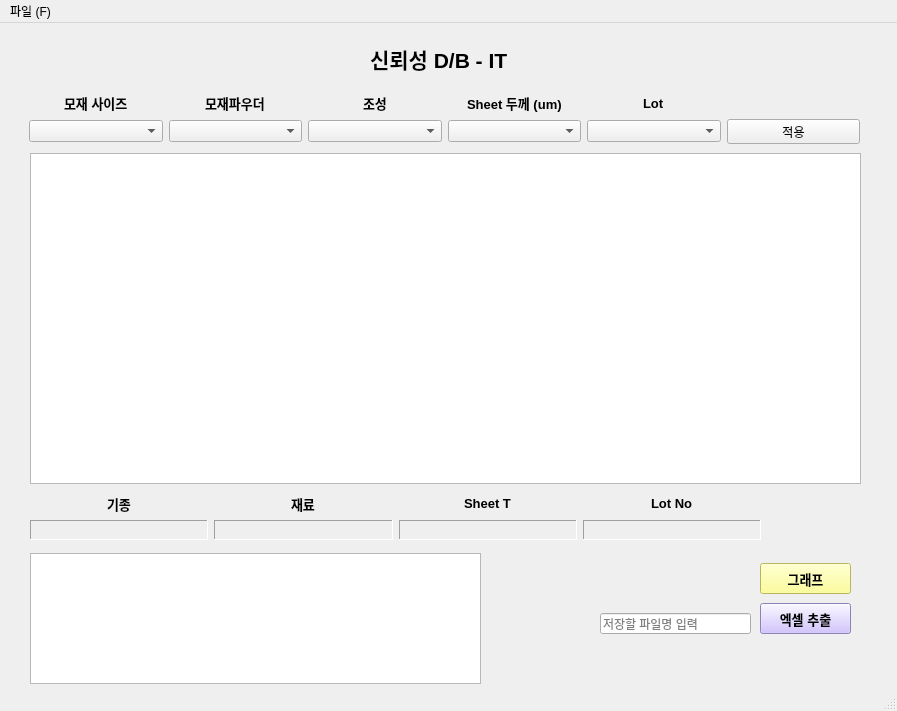
<?xml version="1.0" encoding="UTF-8"?>
<ui version="4.0">
 <class>MainWindow</class>
 <widget class="QMainWindow" name="MainWindow">
  <property name="geometry">
   <rect>
    <x>0</x>
    <y>0</y>
    <width>897</width>
    <height>711</height>
   </rect>
  </property>
  <property name="minimumSize">
   <size>
    <width>897</width>
    <height>711</height>
   </size>
  </property>
  <property name="maximumSize">
   <size>
    <width>897</width>
    <height>711</height>
   </size>
  </property>
  <property name="mouseTracking">
   <bool>true</bool>
  </property>
  <property name="tabletTracking">
   <bool>true</bool>
  </property>
  <property name="windowTitle">
   <string>MainWindow</string>
  </property>
  <widget class="QWidget" name="centralwidget">
   <widget class="QTableView" name="tableLib">
    <property name="geometry">
     <rect>
      <x>30</x>
      <y>130</y>
      <width>831</width>
      <height>331</height>
     </rect>
    </property>
    <property name="layoutDirection">
     <enum>Qt::LeftToRight</enum>
    </property>
    <property name="showDropIndicator" stdset="0">
     <bool>false</bool>
    </property>
    <property name="dragEnabled">
     <bool>true</bool>
    </property>
    <property name="dragDropMode">
     <enum>QAbstractItemView::DragDrop</enum>
    </property>
    <property name="defaultDropAction">
     <enum>Qt::CopyAction</enum>
    </property>
    <property name="selectionMode">
     <enum>QAbstractItemView::ExtendedSelection</enum>
    </property>
   </widget>
   <widget class="QLabel" name="label">
    <property name="geometry">
     <rect>
      <x>370</x>
      <y>20</y>
      <width>161</width>
      <height>31</height>
     </rect>
    </property>
    <property name="font">
     <font>
      <family>Arial</family>
      <pointsize>16</pointsize>
      <weight>75</weight>
      <bold>true</bold>
     </font>
    </property>
    <property name="text">
     <string>신뢰성 D/B - IT</string>
    </property>
   </widget>
   <widget class="QTableView" name="tableConst">
    <property name="geometry">
     <rect>
      <x>30</x>
      <y>530</y>
      <width>451</width>
      <height>131</height>
     </rect>
    </property>
   </widget>
   <widget class="QWidget" name="layoutWidget">
    <property name="geometry">
     <rect>
      <x>29</x>
      <y>70</y>
      <width>831</width>
      <height>51</height>
     </rect>
    </property>
    <layout class="QGridLayout" name="gridLayout">
     <item row="2" column="1">
      <widget class="QComboBox" name="cboPowder"/>
     </item>
     <item row="2" column="5">
      <widget class="QPushButton" name="btnApply">
       <property name="text">
        <string>적용</string>
       </property>
      </widget>
     </item>
     <item row="1" column="4" alignment="Qt::AlignHCenter">
      <widget class="QLabel" name="label_5">
       <property name="font">
        <font>
         <family>Arial</family>
         <pointsize>10</pointsize>
         <weight>75</weight>
         <bold>true</bold>
        </font>
       </property>
       <property name="text">
        <string>Lot</string>
       </property>
      </widget>
     </item>
     <item row="1" column="1" alignment="Qt::AlignHCenter">
      <widget class="QLabel" name="label_3">
       <property name="font">
        <font>
         <family>Arial</family>
         <pointsize>10</pointsize>
         <weight>75</weight>
         <bold>true</bold>
        </font>
       </property>
       <property name="text">
        <string>모재파우더</string>
       </property>
      </widget>
     </item>
     <item row="2" column="2">
      <widget class="QComboBox" name="cboCompo"/>
     </item>
     <item row="1" column="2" alignment="Qt::AlignHCenter">
      <widget class="QLabel" name="label_6">
       <property name="font">
        <font>
         <family>Arial</family>
         <pointsize>10</pointsize>
         <weight>75</weight>
         <bold>true</bold>
        </font>
       </property>
       <property name="text">
        <string>조성</string>
       </property>
      </widget>
     </item>
     <item row="2" column="4">
      <widget class="QComboBox" name="cboLot"/>
     </item>
     <item row="1" column="3" alignment="Qt::AlignHCenter">
      <widget class="QLabel" name="label_4">
       <property name="font">
        <font>
         <family>Arial</family>
         <pointsize>10</pointsize>
         <weight>75</weight>
         <bold>true</bold>
        </font>
       </property>
       <property name="text">
        <string>Sheet 두께 (um)</string>
       </property>
      </widget>
     </item>
     <item row="2" column="3">
      <widget class="QComboBox" name="cboSheetT"/>
     </item>
     <item row="1" column="0" alignment="Qt::AlignHCenter">
      <widget class="QLabel" name="label_2">
       <property name="font">
        <font>
         <family>Arial</family>
         <pointsize>10</pointsize>
         <weight>75</weight>
         <bold>true</bold>
        </font>
       </property>
       <property name="text">
        <string>모재 사이즈</string>
       </property>
      </widget>
     </item>
     <item row="2" column="0">
      <widget class="QComboBox" name="cboPowsize"/>
     </item>
    </layout>
   </widget>
   <widget class="QPushButton" name="btnGraph">
    <property name="geometry">
     <rect>
      <x>760</x>
      <y>540</y>
      <width>91</width>
      <height>31</height>
     </rect>
    </property>
    <property name="font">
     <font>
      <family>Arial</family>
      <pointsize>10</pointsize>
      <weight>75</weight>
      <bold>true</bold>
     </font>
    </property>
    <property name="styleSheet">
     <string notr="true">background-color: rgb(255, 255, 127);</string>
    </property>
    <property name="text">
     <string>그래프</string>
    </property>
   </widget>
   <widget class="QPushButton" name="btnExcel">
    <property name="geometry">
     <rect>
      <x>760</x>
      <y>580</y>
      <width>91</width>
      <height>31</height>
     </rect>
    </property>
    <property name="font">
     <font>
      <family>Arial</family>
      <pointsize>10</pointsize>
      <weight>75</weight>
      <bold>true</bold>
     </font>
    </property>
    <property name="styleSheet">
     <string notr="true">
background-color: rgb(198, 180, 255);</string>
    </property>
    <property name="text">
     <string>엑셀 추출</string>
    </property>
   </widget>
   <widget class="QLineEdit" name="fileLineEdit">
    <property name="geometry">
     <rect>
      <x>600</x>
      <y>590</y>
      <width>151</width>
      <height>21</height>
     </rect>
    </property>
    <property name="placeholderText">
     <string>저장할 파일명 입력</string>
    </property>
   </widget>
   <widget class="QWidget" name="layoutWidget_4">
    <property name="geometry">
     <rect>
      <x>30</x>
      <y>470</y>
      <width>731</width>
      <height>47</height>
     </rect>
    </property>
    <layout class="QGridLayout" name="gridLayout_3">
     <item row="0" column="3" alignment="Qt::AlignHCenter">
      <widget class="QLabel" name="label_8">
       <property name="font">
        <font>
         <family>Arial</family>
         <pointsize>10</pointsize>
         <weight>75</weight>
         <bold>true</bold>
        </font>
       </property>
       <property name="text">
        <string>Lot No</string>
       </property>
      </widget>
     </item>
     <item row="0" column="2" alignment="Qt::AlignHCenter">
      <widget class="QLabel" name="label_10">
       <property name="font">
        <font>
         <family>Arial</family>
         <pointsize>10</pointsize>
         <weight>75</weight>
         <bold>true</bold>
        </font>
       </property>
       <property name="text">
        <string>Sheet T</string>
       </property>
      </widget>
     </item>
     <item row="0" column="1" alignment="Qt::AlignHCenter">
      <widget class="QLabel" name="label_7">
       <property name="font">
        <font>
         <family>Arial</family>
         <pointsize>10</pointsize>
         <weight>75</weight>
         <bold>true</bold>
        </font>
       </property>
       <property name="text">
        <string>재료</string>
       </property>
      </widget>
     </item>
     <item row="0" column="0" alignment="Qt::AlignHCenter">
      <widget class="QLabel" name="label_9">
       <property name="font">
        <font>
         <family>Arial</family>
         <pointsize>10</pointsize>
         <weight>75</weight>
         <bold>true</bold>
        </font>
       </property>
       <property name="text">
        <string>기종</string>
       </property>
      </widget>
     </item>
     <item row="1" column="3">
      <widget class="QLabel" name="lot_no">
       <property name="frameShape">
        <enum>QFrame::Panel</enum>
       </property>
       <property name="frameShadow">
        <enum>QFrame::Sunken</enum>
       </property>
       <property name="text">
        <string/>
       </property>
      </widget>
     </item>
     <item row="1" column="1">
      <widget class="QLabel" name="material">
       <property name="frameShape">
        <enum>QFrame::Panel</enum>
       </property>
       <property name="frameShadow">
        <enum>QFrame::Sunken</enum>
       </property>
       <property name="text">
        <string/>
       </property>
      </widget>
     </item>
     <item row="1" column="0">
      <widget class="QLabel" name="chip_name">
       <property name="frameShape">
        <enum>QFrame::Panel</enum>
       </property>
       <property name="frameShadow">
        <enum>QFrame::Sunken</enum>
       </property>
       <property name="text">
        <string/>
       </property>
      </widget>
     </item>
     <item row="1" column="2">
      <widget class="QLabel" name="sheet_T">
       <property name="frameShape">
        <enum>QFrame::Panel</enum>
       </property>
       <property name="frameShadow">
        <enum>QFrame::Sunken</enum>
       </property>
       <property name="text">
        <string/>
       </property>
      </widget>
     </item>
    </layout>
   </widget>
  </widget>
  <widget class="QStatusBar" name="statusbar"/>
  <widget class="QMenuBar" name="menuBar">
   <property name="geometry">
    <rect>
     <x>0</x>
     <y>0</y>
     <width>897</width>
     <height>21</height>
    </rect>
   </property>
   <widget class="QMenu" name="menu_F">
    <property name="title">
     <string>파일 (F)</string>
    </property>
    <addaction name="actionOpen_2"/>
   </widget>
   <addaction name="menu_F"/>
  </widget>
  <action name="actionOpen">
   <property name="text">
    <string>Open</string>
   </property>
  </action>
  <action name="actionOpen_2">
   <property name="text">
    <string>Open</string>
   </property>
  </action>
 </widget>
 <resources/>
 <connections/>
</ui>
